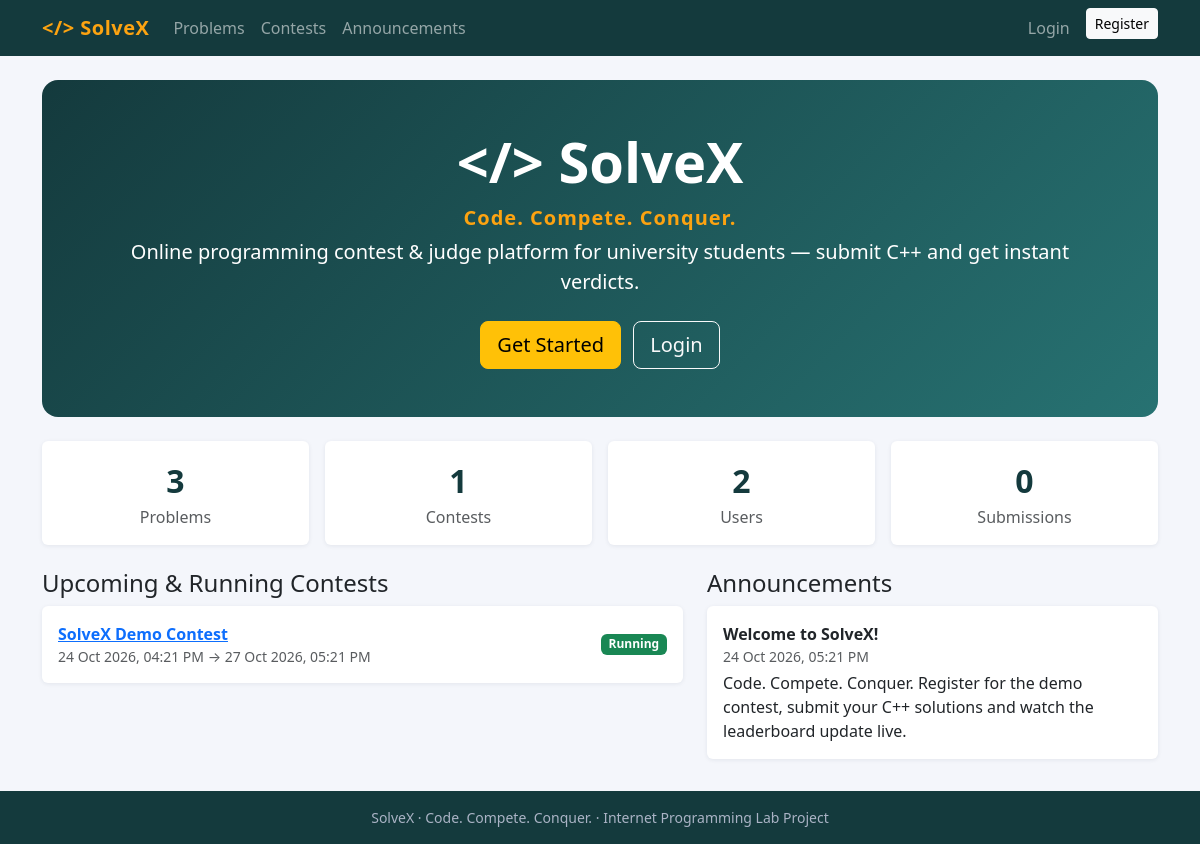
The page / on the database its author committed.
### tables this page shows
CREATE TABLE contests (
  id          INT UNSIGNED AUTO_INCREMENT PRIMARY KEY,
  title       VARCHAR(150) NOT NULL,
  description TEXT,
  start_time  DATETIME NOT NULL,
  end_time    DATETIME NOT NULL,
  created_by  INT UNSIGNED NULL,
  created_at  DATETIME NOT NULL DEFAULT CURRENT_TIMESTAMP,
  INDEX idx_contest_time (start_time, end_time),
  FOREIGN KEY (created_by) REFERENCES users(id) ON DELETE SET NULL
);

CREATE TABLE announcements (
  id         INT UNSIGNED AUTO_INCREMENT PRIMARY KEY,
  title      VARCHAR(150) NOT NULL,
  body       TEXT NOT NULL,
  created_by INT UNSIGNED NULL,
  created_at DATETIME NOT NULL DEFAULT CURRENT_TIMESTAMP,
  FOREIGN KEY (created_by) REFERENCES users(id) ON DELETE SET NULL
);

### includes/functions.php (called while the page is built, shortened)
<?php
require_once __DIR__ . '/db.php';
function e($v): string { return htmlspecialchars((string)$v, ENT_QUOTES | ENT_SUBSTITUTE, 'UTF-8'); }
function url(string $path = ''): string { return BASE_URL . '/' . ltrim($path, '/'); }
function current_user(): ?array {
    static $u = false;
    if ($u === false) {
        $u = null;
    }
    return $u;
}
function contest_status(array $c): string {
    if ($c['now_ts'] <= $c['end_ts']) return 'Running';
    return 'Ended';
}
function fmt_dt($s): string { return date('d M Y, h:i A', is_numeric($s) ? (int)$s : strtotime($s)); }

### includes/db.php (called while the page is built, shortened)
<?php
function db(): PDO {
    static $pdo = null;
    if ($pdo === null) {
        $pdo = new PDO('mysql:host=' . DB_HOST . ';dbname=' . DB_NAME . ';charset=utf8mb4', DB_USER, DB_PASS, [
            PDO::ATTR_ERRMODE            => PDO::ERRMODE_EXCEPTION,
            PDO::ATTR_DEFAULT_FETCH_MODE => PDO::FETCH_ASSOC,
            PDO::ATTR_EMULATE_PREPARES   => false,
        ]);
        $pdo->exec("SET time_zone = '" . DB_TZ . "'");
    }
    return $pdo;
}
function q(string $sql, array $params = []): PDOStatement {
    $st = db()->prepare($sql);
    $st->execute($params);
    return $st;
}

### index.php (the view, shortened to what this page needs)
<?php
require __DIR__ . '/includes/header.php';
$stats = [
  'Problems'    => q('SELECT COUNT(*) FROM problems')->fetchColumn(),
  'Contests'    => q('SELECT COUNT(*) FROM contests')->fetchColumn(),
  'Users'       => q('SELECT COUNT(*) FROM users')->fetchColumn(),
  'Submissions' => q('SELECT COUNT(*) FROM submissions')->fetchColumn(),
];
$running = q('SELECT ' . CONTEST_COLS . ' FROM contests c WHERE c.end_time >= NOW() ORDER BY c.start_time LIMIT 3')->fetchAll();
$ann = q('SELECT * FROM announcements ORDER BY id DESC LIMIT 3')->fetchAll();
?>
<div class="sx-hero p-5 mb-4 text-center">
  <h1 class="display-4 fw-bold">&lt;/&gt; <?= APP_NAME ?></h1>
  <p class="tagline fs-5 mb-1">Code. Compete. Conquer.</p>
  <p class="lead mb-4">Online programming contest &amp; judge platform for university students — submit C++ and get instant verdicts.</p>
  <?php if (!$u): ?>
    <a class="btn btn-warning btn-lg me-2" href="<?= url('register.php') ?>">Get Started</a>
    <a class="btn btn-outline-light btn-lg" href="<?= url('login.php') ?>">Login</a>
  <?php else: ?>
    <a class="btn btn-warning btn-lg me-2" href="<?= url('problems.php') ?>">Solve Problems</a>
    <a class="btn btn-outline-light btn-lg" href="<?= url('contests.php') ?>">Join a Contest</a>
  <?php endif; ?>
</div>
<div class="row g-3 mb-4">
  <?php foreach ($stats as $k => $v): ?>
    <div class="col-6 col-md-3"><div class="card stat-card text-center p-3"><div class="num"><?= (int)$v ?></div><div class="text-muted"><?= e($k) ?></div></div></div>
  <?php endforeach; ?>
</div>
<div class="row g-4">
  <div class="col-lg-7">
    <h4>Upcoming &amp; Running Contests</h4>
    <?php foreach ($running as $c): $st = contest_status($c); ?>
      <div class="card mb-2"><div class="card-body d-flex justify-content-between align-items-center">
        <div><a class="fw-semibold" href="<?= url('contest.php?id=' . $c['id']) ?>"><?= e($c['title']) ?></a>
          <div class="small text-muted"><?= fmt_dt($c['start_ts']) ?> → <?= fmt_dt($c['end_ts']) ?></div></div>
        <span class="badge text-bg-<?= $st === 'Running' ? 'success' : 'primary' ?>"><?= $st ?></span>
      </div></div>
    <?php endforeach; ?>
  </div>
  <div class="col-lg-5">
    <h4>Announcements</h4>
    <?php foreach ($ann as $a): ?>
      <div class="card mb-2"><div class="card-body"><div class="fw-semibold"><?= e($a['title']) ?></div>
        <div class="small text-muted mb-1"><?= fmt_dt($a['created_at']) ?></div><div><?= nl2br(e($a['body'])) ?></div></div></div>
    <?php endforeach; if (!$ann): ?><p class="text-muted">Nothing yet.</p><?php endif; ?>
  </div>
</div>
<?php require __DIR__ . '/includes/footer.php'; ?>

### assets/css/style.css (style rules this page uses)
:root { --sx-dark: #143a3d; --sx-accent: #fca311; }
body { background: #f4f6fb; min-height: 100vh; display: flex; flex-direction: column; }
.sx-hero { background: linear-gradient(135deg, var(--sx-dark), #277272); color: #fff; border-radius: 1rem; }
.sx-hero .tagline { color: var(--sx-accent); font-weight: 600; letter-spacing: 1px; }
.card { border: 0; box-shadow: 0 1px 4px rgba(20,33,61,.08); }
.stat-card .num { font-size: 2rem; font-weight: 700; color: var(--sx-dark); }

### rows shown on the page
contests: title "SolveX Demo Contest", start_ts "24 Oct 2026, 04:21 PM", end_ts "27 Oct 2026, 05:21 PM", st "Running"
announcements: title "Welcome to SolveX!", created_at "24 Oct 2026, 05:21 PM", body "Code. Compete. Conquer. Register for the demo contest, submit your C++ solutions and watch the leaderboard update live."

### other values the page prints
APP_NAME "SolveX"
$label "Problems Contests Announcements Login"
$v "3"
$k "Problems"
$v "1"
$k "Contests"
$v "2"
$k "Users"
$v "0"
$k "Submissions"
